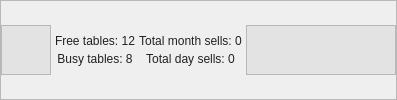
           <widget class="QFrame" name="f_header">
            <property name="sizePolicy">
             <sizepolicy hsizetype="Preferred" vsizetype="Maximum">
              <horstretch>0</horstretch>
              <verstretch>0</verstretch>
             </sizepolicy>
            </property>
            <property name="minimumSize">
             <size>
              <width>0</width>
              <height>50</height>
             </size>
            </property>
            <property name="tabletTracking">
             <bool>false</bool>
            </property>
            <property name="styleSheet">
             <string notr="true">#f_header{
	background-color: qlineargradient(spread:reflect, x1:0.460227, y1:1, x2:1, y2:1, stop:0 rgba(218, 218, 218, 255), stop:0.625 rgba(135, 135, 135, 255));
}</string>
            </property>
            <property name="frameShape">
             <enum>QFrame::StyledPanel</enum>
            </property>
            <property name="frameShadow">
             <enum>QFrame::Raised</enum>
            </property>
            <layout class="QHBoxLayout" name="horizontalLayout_3">
             <property name="spacing">
              <number>0</number>
             </property>
             <property name="leftMargin">
              <number>0</number>
             </property>
             <property name="topMargin">
              <number>0</number>
             </property>
             <property name="rightMargin">
              <number>0</number>
             </property>
             <property name="bottomMargin">
              <number>0</number>
             </property>
             <item>
              <widget class="QFrame" name="f_btn_sideBar">
               <property name="sizePolicy">
                <sizepolicy hsizetype="Minimum" vsizetype="Preferred">
                 <horstretch>0</horstretch>
                 <verstretch>0</verstretch>
                </sizepolicy>
               </property>
               <property name="minimumSize">
                <size>
                 <width>50</width>
                 <height>50</height>
                </size>
               </property>
               <property name="maximumSize">
                <size>
                 <width>50</width>
                 <height>50</height>
                </size>
               </property>
               <property name="tabletTracking">
                <bool>false</bool>
               </property>
               <property name="styleSheet">
                <string notr="true">QFrame
{
	background-color:  rgba(223, 223, 223, 200);
}

QPushButton
{ 
	background: rgba(225, 225, 225, 20);
	border-width: 2px;
    border-radius: 2px;
	qproperty-iconSize: 32px 32px;
 }

QPushButton:hover
{
	background: rgba(225, 225, 225, 180);
	border-style: dashed;
}

QPushButton:pressed
{
	background: rgba(225, 225, 225, 255);
	border-style: inset;
}</string>
               </property>
               <property name="frameShape">
                <enum>QFrame::StyledPanel</enum>
               </property>
               <property name="frameShadow">
                <enum>QFrame::Raised</enum>
               </property>
               <layout class="QHBoxLayout" name="horizontalLayout_4">
                <property name="spacing">
                 <number>0</number>
                </property>
                <property name="leftMargin">
                 <number>0</number>
                </property>
                <property name="topMargin">
                 <number>0</number>
                </property>
                <property name="rightMargin">
                 <number>0</number>
                </property>
                <property name="bottomMargin">
                 <number>0</number>
                </property>
                <item>
                 <widget class="QPushButton" name="btn_sideBar">
                  <property name="sizePolicy">
                   <sizepolicy hsizetype="MinimumExpanding" vsizetype="MinimumExpanding">
                    <horstretch>0</horstretch>
                    <verstretch>0</verstretch>
                   </sizepolicy>
                  </property>
                  <property name="tabletTracking">
                   <bool>false</bool>
                  </property>
                  <property name="text">
                   <string/>
                  </property>
                  <property name="icon">
                   <iconset resource="../resource/resource.qrc">
                    <normaloff>:/Simple icons/simple_icons/fi-rr-align-left.svg</normaloff>:/Simple icons/simple_icons/fi-rr-align-left.svg</iconset>
                  </property>
                 </widget>
                </item>
               </layout>
              </widget>
             </item>
             <item>
              <widget class="QFrame" name="f_headerInfo">
               <property name="sizePolicy">
                <sizepolicy hsizetype="Preferred" vsizetype="Maximum">
                 <horstretch>0</horstretch>
                 <verstretch>0</verstretch>
                </sizepolicy>
               </property>
               <property name="tabletTracking">
                <bool>false</bool>
               </property>
               <property name="styleSheet">
                <string notr="true">*
{
	color: rgb(33, 33, 33);
	font: 12pt &quot;Times New Roman&quot;;
    border-radius: 30px;
	padding: 2px;
}
QLabel
{
	background: transparent
}</string>
               </property>
               <property name="frameShape">
                <enum>QFrame::StyledPanel</enum>
               </property>
               <property name="frameShadow">
                <enum>QFrame::Raised</enum>
               </property>
               <layout class="QGridLayout" name="gridLayout_2">
                <property name="leftMargin">
                 <number>0</number>
                </property>
                <property name="topMargin">
                 <number>0</number>
                </property>
                <property name="rightMargin">
                 <number>0</number>
                </property>
                <property name="bottomMargin">
                 <number>0</number>
                </property>
                <property name="spacing">
                 <number>0</number>
                </property>
                <item row="0" column="0">
                 <widget class="QLabel" name="l_freeTables">
                  <property name="sizePolicy">
                   <sizepolicy hsizetype="Preferred" vsizetype="Maximum">
                    <horstretch>0</horstretch>
                    <verstretch>0</verstretch>
                   </sizepolicy>
                  </property>
                  <property name="tabletTracking">
                   <bool>false</bool>
                  </property>
                  <property name="text">
                   <string>Free tables: 12</string>
                  </property>
                  <property name="alignment">
                   <set>Qt::AlignCenter</set>
                  </property>
                 </widget>
                </item>
                <item row="0" column="1">
                 <widget class="QLabel" name="l_daySells">
                  <property name="sizePolicy">
                   <sizepolicy hsizetype="Preferred" vsizetype="Maximum">
                    <horstretch>0</horstretch>
                    <verstretch>0</verstretch>
                   </sizepolicy>
                  </property>
                  <property name="tabletTracking">
                   <bool>false</bool>
                  </property>
                  <property name="text">
                   <string>Total month sells: 0</string>
                  </property>
                  <property name="alignment">
                   <set>Qt::AlignCenter</set>
                  </property>
                 </widget>
                </item>
                <item row="2" column="1">
                 <widget class="QLabel" name="l_monthSells">
                  <property name="sizePolicy">
                   <sizepolicy hsizetype="Preferred" vsizetype="Maximum">
                    <horstretch>0</horstretch>
                    <verstretch>0</verstretch>
                   </sizepolicy>
                  </property>
                  <property name="tabletTracking">
                   <bool>false</bool>
                  </property>
                  <property name="text">
                   <string>Total day sells: 0</string>
                  </property>
                  <property name="alignment">
                   <set>Qt::AlignCenter</set>
                  </property>
                 </widget>
                </item>
                <item row="2" column="0">
                 <widget class="QLabel" name="l_busyTables">
                  <property name="sizePolicy">
                   <sizepolicy hsizetype="Preferred" vsizetype="Maximum">
                    <horstretch>0</horstretch>
                    <verstretch>0</verstretch>
                   </sizepolicy>
                  </property>
                  <property name="tabletTracking">
                   <bool>false</bool>
                  </property>
                  <property name="text">
                   <string>Busy tables: 8</string>
                  </property>
                  <property name="alignment">
                   <set>Qt::AlignCenter</set>
                  </property>
                 </widget>
                </item>
               </layout>
              </widget>
             </item>
             <item>
              <widget class="QFrame" name="f_btn_fullScreen">
               <property name="sizePolicy">
                <sizepolicy hsizetype="Minimum" vsizetype="Preferred">
                 <horstretch>0</horstretch>
                 <verstretch>0</verstretch>
                </sizepolicy>
               </property>
               <property name="minimumSize">
                <size>
                 <width>150</width>
                 <height>50</height>
                </size>
               </property>
               <property name="maximumSize">
                <size>
                 <width>150</width>
                 <height>50</height>
                </size>
               </property>
               <property name="tabletTracking">
                <bool>false</bool>
               </property>
               <property name="styleSheet">
                <string notr="true">QFrame
{
	background-color:  rgba(223, 223, 223, 200);
}

QPushButton
{ 
	background: rgba(225, 225, 225, 20);
	border-width: 2px;
    border-radius: 2px;
	qproperty-iconSize: 32px 32px;
 }

QPushButton:hover
{
	background: rgba(225, 225, 225, 180);
	border-style: dashed;
}

QPushButton:pressed
{
	background: rgba(225, 225, 225, 255);
	border-style: inset;
}</string>
               </property>
               <property name="frameShape">
                <enum>QFrame::StyledPanel</enum>
               </property>
               <property name="frameShadow">
                <enum>QFrame::Raised</enum>
               </property>
               <layout class="QHBoxLayout" name="horizontalLayout_5">
                <property name="spacing">
                 <number>0</number>
                </property>
                <property name="leftMargin">
                 <number>0</number>
                </property>
                <property name="topMargin">
                 <number>0</number>
                </property>
                <property name="rightMargin">
                 <number>0</number>
                </property>
                <property name="bottomMargin">
                 <number>0</number>
                </property>
                <item>
                 <widget class="QPushButton" name="btn_notification">
                  <property name="sizePolicy">
                   <sizepolicy hsizetype="MinimumExpanding" vsizetype="MinimumExpanding">
                    <horstretch>0</horstretch>
                    <verstretch>0</verstretch>
                   </sizepolicy>
                  </property>
                  <property name="tabletTracking">
                   <bool>false</bool>
                  </property>
                  <property name="text">
                   <string/>
                  </property>
                  <property name="icon">
                   <iconset resource="../resource/resource.qrc">
                    <normaloff>:/Simple icons/simple_icons/fi-rr-envelope-marker.svg</normaloff>:/Simple icons/simple_icons/fi-rr-envelope-marker.svg</iconset>
                  </property>
                 </widget>
                </item>
                <item>
                 <widget class="QPushButton" name="btn_setting">
                  <property name="sizePolicy">
                   <sizepolicy hsizetype="MinimumExpanding" vsizetype="MinimumExpanding">
                    <horstretch>0</horstretch>
                    <verstretch>0</verstretch>
                   </sizepolicy>
                  </property>
                  <property name="tabletTracking">
                   <bool>false</bool>
                  </property>
                  <property name="text">
                   <string/>
                  </property>
                  <property name="icon">
                   <iconset resource="../resource/resource.qrc">
                    <normaloff>:/Simple icons/simple_icons/fi-rr-settings.svg</normaloff>:/Simple icons/simple_icons/fi-rr-settings.svg</iconset>
                  </property>
                 </widget>
                </item>
                <item>
                 <widget class="QPushButton" name="btn_fullScreen">
                  <property name="sizePolicy">
                   <sizepolicy hsizetype="MinimumExpanding" vsizetype="MinimumExpanding">
                    <horstretch>0</horstretch>
                    <verstretch>0</verstretch>
                   </sizepolicy>
                  </property>
                  <property name="tabletTracking">
                   <bool>false</bool>
                  </property>
                  <property name="text">
                   <string/>
                  </property>
                  <property name="icon">
                   <iconset resource="../resource/resource.qrc">
                    <normaloff>:/Simple icons/simple_icons/fi-rr-compress.svg</normaloff>:/Simple icons/simple_icons/fi-rr-compress.svg</iconset>
                  </property>
                 </widget>
                </item>
               </layout>
              </widget>
             </item>
            </layout>
           </widget>
